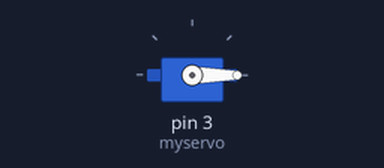
Simulated run of this sketch. Board: Arduino Uno, built with avr-gcc and run on an emulated ATmega328P. On the bench: servo.

Above: at 0.05 s.
At 4.55 s:
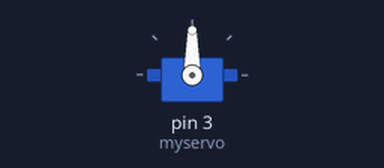
At 9.05 s:
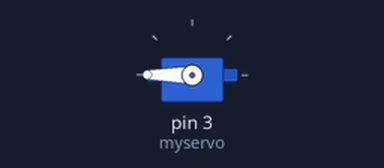
At 18.05 s:
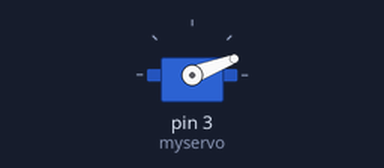
Timing chart, 0 to 27.5 s (numbered marks = the images above):
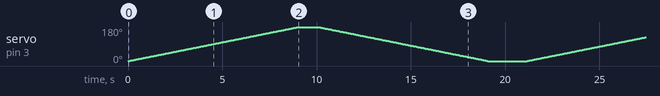

The sketch:

facing_servo_motor_with_arduino_explanation_using_tinkercad1.ino
```cpp
#include <Servo.h>
Servo myservo;
int i;

void setup()
{
  myservo.attach(3);
}

void loop()
{
  for (i = 0; i <= 180; i++) {
    myservo.write(i);
    delay(50);
}


  delay(1000);


  for (i = 180; i >= 0; i--) {
    myservo.write(i);
    delay(50);
}

  delay(2000);
}
```
